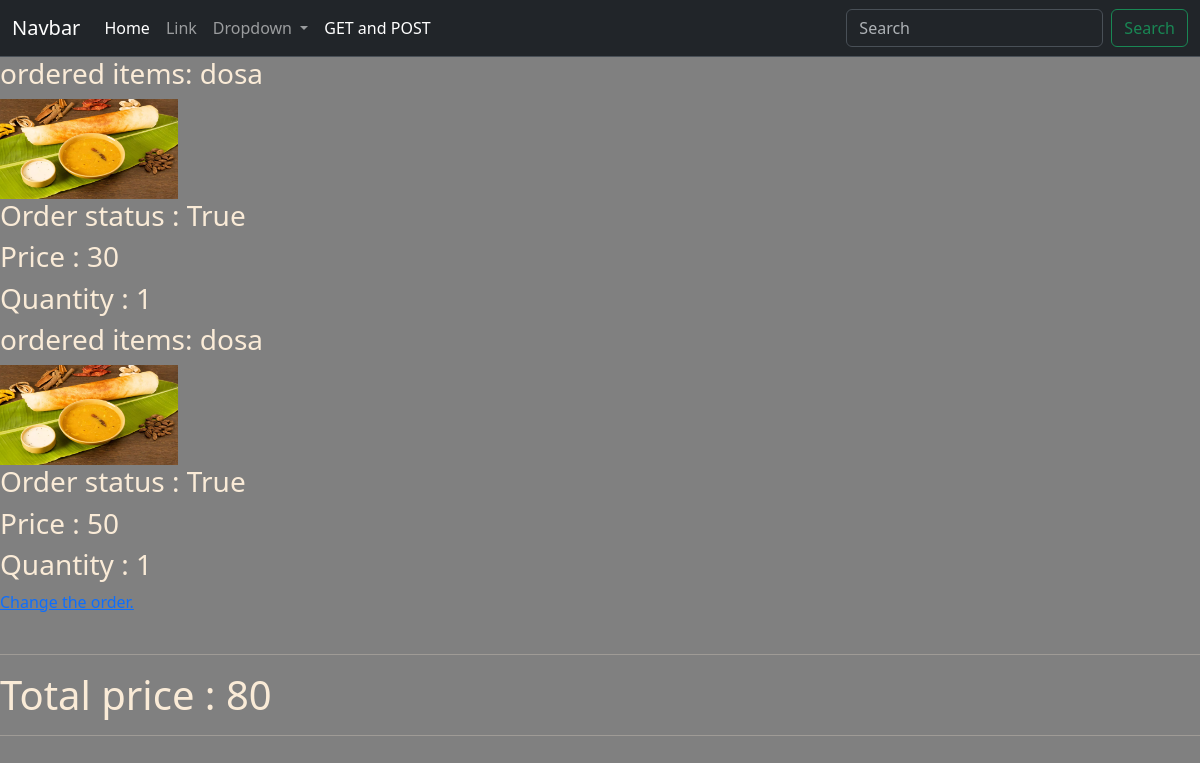
The app's page /kart with its own data.
### bro_app/models.py (models this page shows)
class Product(models.Model):
    name= models.CharField(max_length=50)
    price = models.IntegerField(default=50)
    description = models.TextField(default='Its too yummy')
    image = models.ImageField(upload_to='images')
    order_status = models.BooleanField(default=False)
    items = models.IntegerField(default=0)

### bro_app/views.py (the view)
# urls.py: path('kart', views.kart  , name='kart '),
def kart(request):
    Ordered_items = Product.objects.filter(order_status = True)
    print("Ordered Items :", Ordered_items)
    price = Product.objects.values('price')[0]
    total = 0
    total_value = 0
    for price in Ordered_items:
        print(price.price)
        print(price.items)
        total = price.price*price.items
        total_value = total_value+total
        print(total)
    print(total_value)
    context = {'Ordered_items':Ordered_items, 'total':total_value}
    return render(request, 'imageapp/kart.html', context)

### templates/imageapp/kart.html
{% extends 'base.html' %}
{% block content %}
  {% if Ordered_items %}
        {% for Ordered_items in Ordered_items %}
    <h3>ordered items: {{Ordered_items.name}}</h3>
    <img src="{{ Ordered_items.image.url}}" alt="connect" style="max-height:100px">
    <h3>Order status : {{Ordered_items.order_status}}</h3>
                    <h3>Price : {{Ordered_items.price}}</h3>
                    <h3>Quantity : {{Ordered_items.items}}</h3>
        {% endfor %}
  {% endif %}
  <a href="products">Change the order. </a>
<br><br>
<hr>
<h1>
    Total price : {{total}}
</h1>
<hr>
{% endblock %}

### templates/base.html (style rules this page uses)
body { background-color: grey; color: antiquewhite; }

### records on screen
Product: name "dosa", image (picture), order_status "True", price "30", items "1"
Product: name "dosa", image (picture), order_status "True", price "50", items "1"

### other values on screen
{{ total }} "80"
